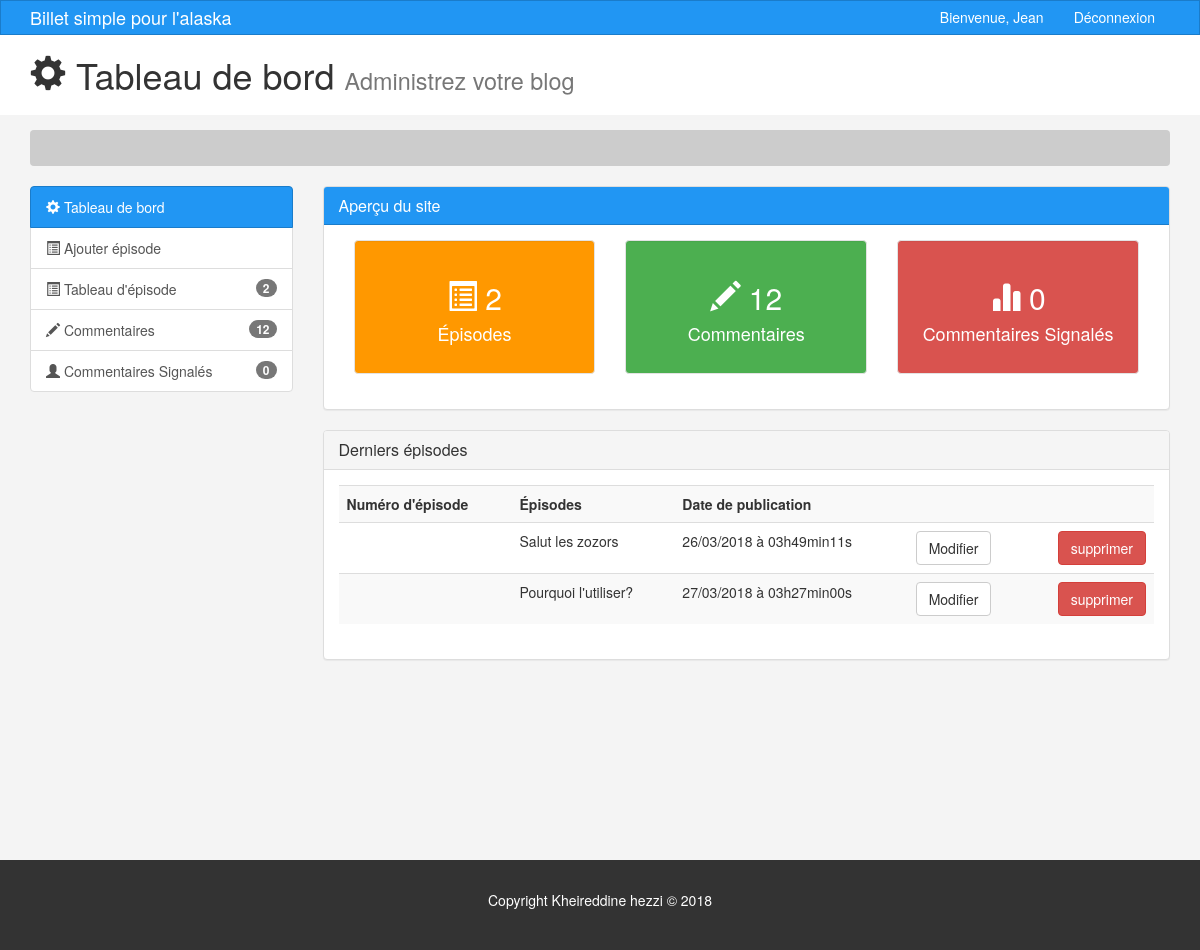
Page /admin/index (signed in) on the earlier database version.
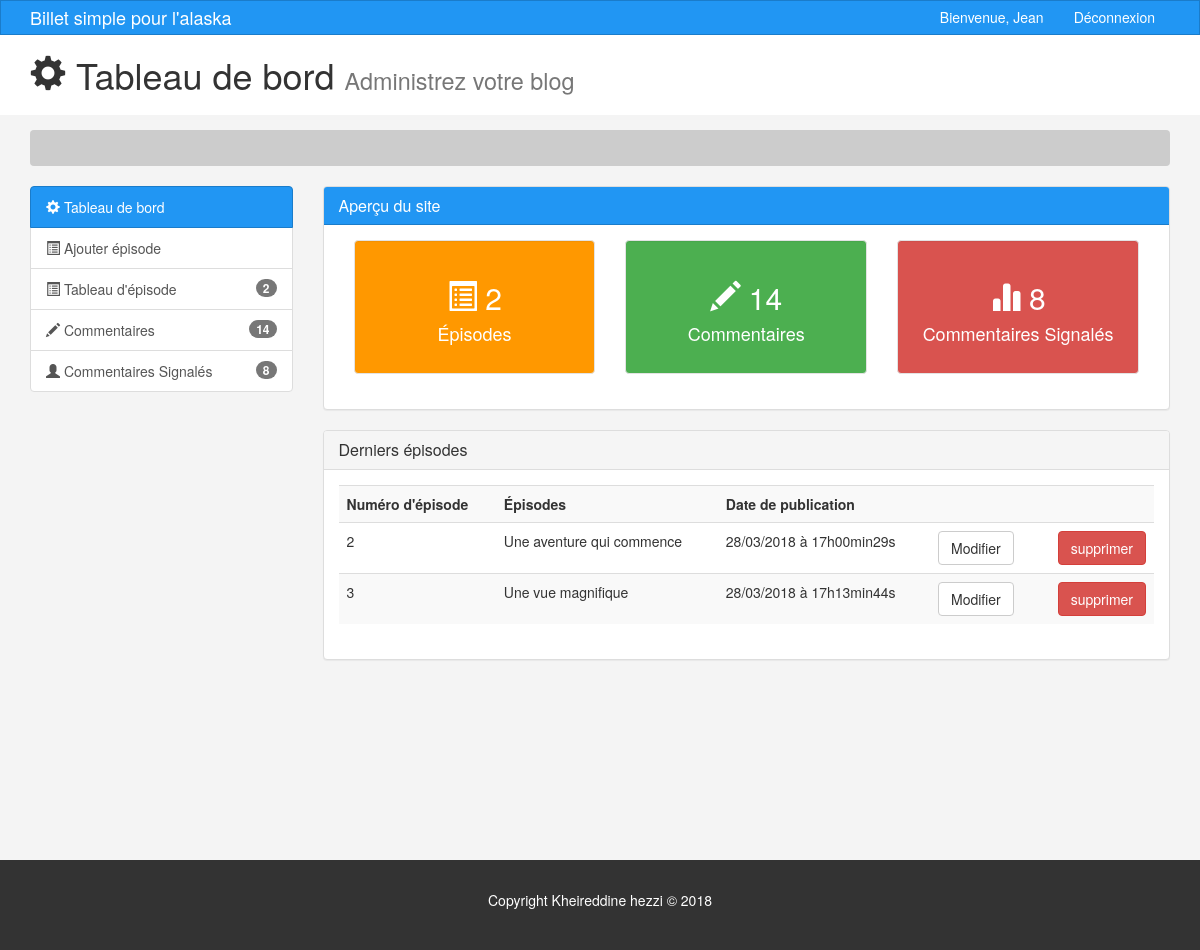
Same page on the later database version.
### tables this page shows
CREATE TABLE `posts` (
  `id` int(11) NOT NULL,
  `user_id` int(11) NOT NULL,
  `title` varchar(255) NOT NULL,
  `content` text NOT NULL,
  `created_at` datetime NOT NULL DEFAULT CURRENT_TIMESTAMP,
  `number_e` int(11) NOT NULL
);

### app/controllers/Admin.php (called while the page is built, shortened)
<?php
class Admin extends controller{
    public function __construct(){
        $this->postModel = $this->model('Post');
    }
    public function index(){
            $nb_comment = $this->postModel->NbComment();
            $posts = $this->postModel->getPosts();
            $nb_Report = $this->postModel->NbReport();
            $nb_Posts = $this->postModel->Nbposts();
            $data = [
                    'admin' => $posts,
                    'nbposts' => $nb_Posts,
                    'nbcomment' => $nb_comment,
                    'nbreport' => $nb_Report
            ];
            $this->view('admin/index',$data);
    }
}

### app/libraries/Core.php (called while the page is built, shortened)
<?php
class Core {
    protected $currentMethod = 'index';
    public function __construct(){
        $url = $this->getUrl();
        if(file_exists('../app/controllers/' .ucwords($url[0]).'.php')){
        unset($url[0]);
        }
        $this->currentController = new $this->currentController;
        if(isset($url[1])){
                if(method_exists($this->currentController, $url[1])){
                $this->currentMethod = $url[1];
                unset($url[1]);
            }
        }
        $this->params = $url ? array_values($url) : [];
        call_user_func_array([$this->currentController,
                             $this->currentMethod], $this->params);
    }
    public function getUrl(){
        if(isset($_GET['url'])){
            $url = rtrim($_GET['url'], '/');
            $url = filter_var($url, FILTER_SANITIZE_URL);
            $url = explode('/',$url);
            return $url;
        }
    }
}

### public/index.php (called while the page is built, shortened)
<?php
    $init = new Core;

### app/libraries/Database.php (called while the page is built, shortened)
<?php
 class Database {
    private $host = DB_HOST;
    private $user = DB_USER;
    private $pass = DB_PASS;
    private $dbname = DB_NAME;
    private $dbh;
    private $stmt;
    public function __construct(){
        $dsn = 'mysql:host='.$this->host.';dbname='. $this->dbname;
        $options =  array(
            PDO::MYSQL_ATTR_INIT_COMMAND => 'SET NAMES utf8',
            PDO::ATTR_PERSISTENT => true,
            PDO::ATTR_ERRMODE => PDO::ERRMODE_EXCEPTION
        );
        try{
            $this->dbh = new PDO($dsn, $this->user, $this->pass, $options)
            ;
        }catch(PDOException $e){
            $this->error = $e->getMessage();
            echo $this->error;
        }
    }
        public function query($sql){
            $this->stmt = $this->dbh->prepare($sql);
        }
        public function execute(){
            return $this->stmt->execute();
        }
        public function resultSet(){
            $this->execute();
            return $this->stmt->fetchAll(PDO::FETCH_OBJ);
        }
        public function single_int(){
            $this->execute();
            $number = $this->stmt->fetch(PDO :: FETCH_ASSOC);
            return $number;
        }
 }

### app/models/post.php (called while the page is built, shortened)
<?php
class Post{
    private $db;
    public function __construct(){
        $this->db = new Database;
    }
    public function getPosts(){
        $this->db->query('SELECT *,substring(content,1,190) AS sub_content ,
        DATE_FORMAT(created_at,\'%d/%m/%Y à %Hh%imin%ss\') AS
        c_date FROM posts ORDER BY number_e ASC');
        $results = $this->db->resultSet();
        return $results;
    }
    public function Nbposts(){
        $this->db->query('SELECT COUNT(*) AS total FROM posts');
        return $this->db->single_int();
    }
    public function NbComment(){
        $this->db->query('SELECT COUNT(*) AS total FROM comments');
        return $this->db->single_int();
    }
    public function NbReport(){
        $this->db->query('SELECT COUNT(*) AS total_R FROM comments WHERE Report = 1');
        return $this->db->single_int();
    }
}

### app/views/admin/index.php (the view, shortened to what the changed rows need)
<?php  require APPROOT .'/views/admin/inc/header.php'; ?>
<section id="breadcrumb">
      <div class="container">
        <ol class="breadcrumb">
        </ol>
      </div>
    </section>
    <section id="main">
      <div class="container">
        <div class="row">
          <?php require APPROOT .'/views/admin/inc/widget.php';?>
          <div class="col-md-9">
            <?php require APPROOT .'/views/admin/inc/overview.php';?>
              <div class="panel panel-default">
                <div class="panel-heading">
                  <h3 class="panel-title">Derniers épisodes</h3>
                </div>
                <div class="panel-body">
                  <table class="table table-striped table-hover">
                      <tr>
                        <th>Numéro d'épisode</th>
                        <th>Épisodes</th>
                        <th>Date de publication</th>
                        <th></th>
                        <th></th>
                      </tr>
                      <tr>
                      <?php foreach ($data['admin'] as $post) : ?>
                        <td><?php echo $post->number_e; ?></td>
                        <td><?php echo $post->title;?></td>
                        <td><?php echo $post->c_date ?></td>
                        <td><a class="btn btn-default" href="<?php echo URLROOT; ?>/admin/edit/<?php echo $post->id; ?>">Modifier</a></td>
                        <td><form class="pull-right" action="<?php echo URLROOT; ?>/admin/delete/<?php echo $post->id; ?>" method="post" >
                        <input type="submit" value="supprimer" class="btn btn-danger">
                        </form></td>
                      </tr>
                      <?php endforeach ; ?>
                    </table>
                </div>
              </div>
          </div>
        </div>
      </div>
    </section>
    <?php  require APPROOT .'/views/admin/inc/footer.php'; ?>

### app/views/admin/inc/widget.php
<div class="col-md-3">
    <div class="list-group">
        <a href="index.html" class="list-group-item active main-color-bg">
        <span class="glyphicon glyphicon-cog" aria-hidden="true"></span> Tableau de bord
        </a>
        <a href="<?php echo URLROOT; ?>/admin/add" class="list-group-item"><span class="glyphicon glyphicon-list-alt" aria-hidden="true"></span> Ajouter épisode</a>
        <a href="<?php echo URLROOT; ?>/admin/index" class="list-group-item"><span class="glyphicon glyphicon-list-alt" aria-hidden="true"></span> Tableau d'épisode<span class="badge"><?php echo $data['nbposts']['total']; ?></span></a>
        <a href="<?php echo URLROOT; ?>/admin/comments" class="list-group-item"><span class="glyphicon glyphicon-pencil" aria-hidden="true"></span> Commentaires <span class="badge"><?php echo $data['nbcomment']['total']; ?></span></a>
        <a href="<?php echo URLROOT; ?>/admin/report" class="list-group-item"><span class="glyphicon glyphicon-user" aria-hidden="true"></span> Commentaires Signalés <span class="badge"><?php echo $data['nbreport']['total_R']; ?></span></a>
    </div>
</div>

### app/views/admin/inc/overview.php
<div class="panel panel-default">
  <div class="panel-heading main-color-bg">
    <h3 class="panel-title">Aperçu du site</h3>
  </div>
  <div class="panel-body">
    <div class="col-md-4">
      <div class="well dash-box overview">
        <h2><span class="glyphicon glyphicon-list-alt" aria-hidden="true"></span> <?php echo $data['nbposts']['total']; ?></h2>
        <h4>Épisodes</h4>
      </div>
    </div>
    <div class="col-md-4">
      <div class="well dash-box overview2">
        <h2><span class="glyphicon glyphicon-pencil" aria-hidden="true"></span> <?php echo $data['nbcomment']['total']; ?></h2>
        <h4>Commentaires</h4>
      </div>
    </div>
    <div class="col-md-4">
      <div class="well dash-box overview3">
        <h2><span class="glyphicon glyphicon-stats" aria-hidden="true"></span> <?php echo $data['nbreport']['total_R']; ?></h2>
        <h4>Commentaires Signalés</h4>
      </div>
    </div>
  </div>
  </div>

Differences in the rows shown:
removed posts: title "Salut les zozors", c_date "26/03/2018 à 03h49min11s"
removed posts: title "Pourquoi l'utiliser?", c_date "27/03/2018 à 03h27min00s"
added posts: number_e "2", title "Une aventure qui commence", c_date "28/03/2018 à 17h00min29s"
added posts: number_e "3", title "Une vue magnifique", c_date "28/03/2018 à 17h13min44s"
Other differences:
$data['nbcomment']['total']: "12" → "14"
$data['nbreport']['total_R']: "0" → "8"
